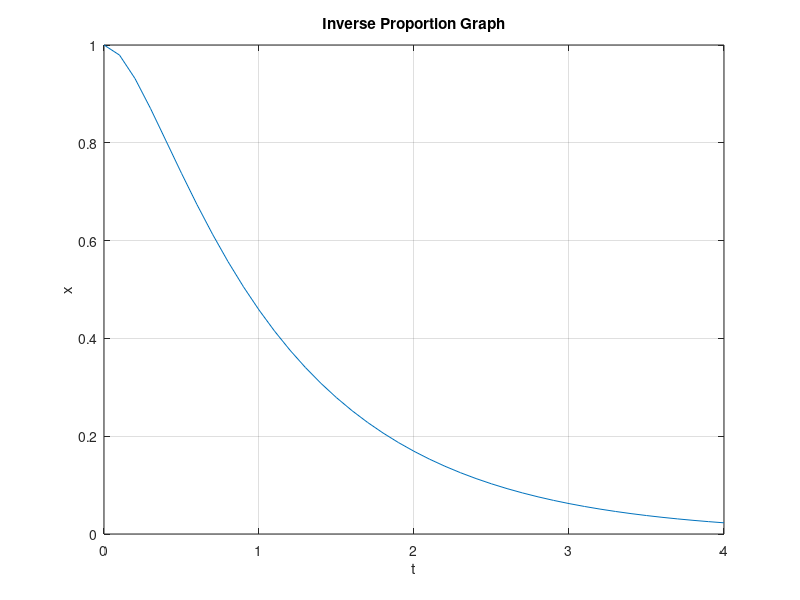

The MATLAB script that drew this image:
A = [0 1; -5 -6];
t = 0:0.1:4;
i = 0;
x = zeros(size(t));

for n = t
    i = i + 1;
    x(i) = (expm(A*n))(1);
end

plot(t, x);
xlabel('t');
ylabel('x');
title('Inverse Proportion Graph');
grid on;

